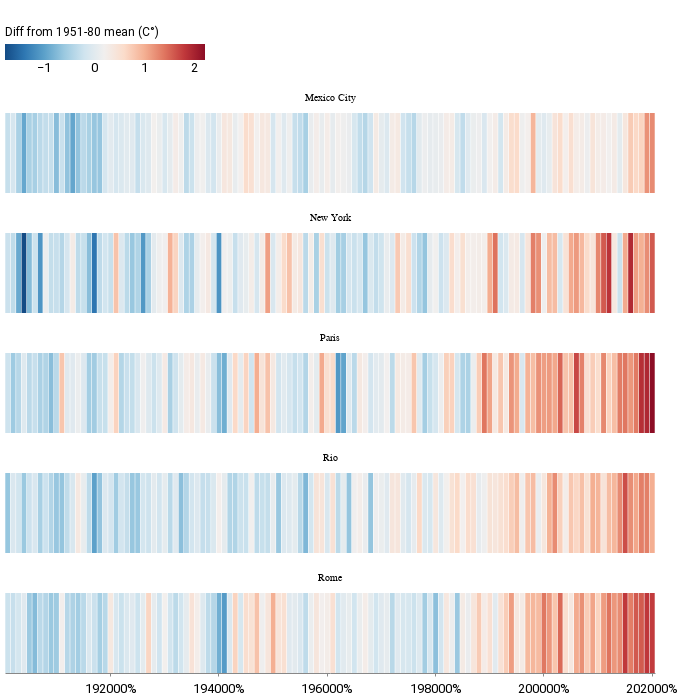

This figure's notebook cell:
### Markdown cell above
#### Plot the stripes since 1850, coloring by the temp anomoly

### Code cell
alt.Chart(
    df_grp[(df_grp["year"] > "1900") & (df_grp["place"] != "Doha")]
).mark_bar().encode(
    x=alt.X(
        "year:O",
        stack="normalize",
        axis=alt.Axis(
            values=[
                "1920",
                "1940",
                "1960",
                "1980",
                "2000",
                "2020",
            ]
        ),
        title="",
    ),
    y=alt.Y(
        "y", axis=alt.Axis(labels=False, ticks=False, grid=False, offset=-100), title=""
    ),
    color=alt.Color(
        "annual",
        scale=alt.Scale(scheme="redblue", reverse=True),
        title="Diff from 1951-80 mean (C°)",
    ),
    tooltip=["place", "annual"],
    facet=alt.Facet("place", columns=1, title=""),
).properties(
    width=650,
    height=80,
    title=" ",
).configure_legend(
    orient="top", titleFontSize=12
).configure_view(
    strokeOpacity=0
).interactive()

### Figure 1 — Vega-Lite specification as saved in the notebook (floating-point values rounded to 4 significant figures; data arrays with more than 128 entries replaced by an {"elided": "..."} marker saying what was removed)
{"config": {"view": {"width": 800, "height": 450, "strokeOpacity": 0}, "background": "#ffffff", "title": {"anchor": "start", "font": "Summit Sans", "fontColor": "palette[\"black\"]", "fontSize": 18, "fontWeight": "normal"}, "arc": {"fill": "#00d4d8"}, "area": {"fill": "#00d4d8"}, "line": {"stroke": "#00d4d8", "strokeWidth": 3}, "path": {"stroke": "#00d4d8"}, "rect": {"fill": "#00d4d8"}, "shape": {"stroke": "#00d4d8"}, "bar": {"fill": "#00d4d8"}, "point": {"stroke": "#00d4d8"}, "symbol": {"fill": "#00d4d8", "size": 30}, "axis": {"titleFont": "Roboto", "titleFontSize": 15, "titleFontWeight": "normal", "labelFont": "Roboto, sans", "labelFontSize": 13, "labelFontWeight": "normal"}, "axisX": {"labelAngle": 0, "labelPadding": 6, "tickSize": 3, "grid": false}, "axisY": {"labelBaseline": "middle", "maxExtent": 45, "minExtent": 45, "titleAlign": "left", "titleAngle": 0, "titleX": -45, "titleY": -11, "domainOpacity": 0, "gridWidth": 0.6, "gridColor": "#dddddd", "offset": 6, "tickSize": 0, "titleColor": "#767676"}, "legend": {"titleFont": "Roboto", "titleFontSize": 12, "titleFontWeight": "normal", "symbolType": "square", "labelFont": "Roboto, sans", "labelFontSize": 13, "orient": "top"}, "range": {"category": ["#005f66", "#e37e2d", "#d64a3b", "#76b0ef", "#c1bc40"], "diverging": ["#e68a4f", "#f4bb6a", "#f9e39c", "#dadfe2", "#a6b7c6", "#849eae"], "heatmap": ["#7ff6f6", "#00eeef", "#00d4d8", "#00abb2", "#00848b", "#fbf2c7", "#00363d"], "ordinal": ["#7ff6f6", "#00eeef", "#00d4d8", "#00abb2", "#00848b", "#fbf2c7", "#00363d"], "ramp": ["#7ff6f6", "#00eeef", "#00d4d8", "#00abb2", "#00848b", "#fbf2c7", "#00363d"]}}, "data": {"name": "data-dd214f700ec39f71779db797c5eb6162"}, "mark": "bar", "encoding": {"color": {"field": "annual", "scale": {"reverse": true, "scheme": "redblue"}, "title": "Diff from 1951-80 mean (C°)", "type": "quantitative"}, "facet": {"columns": 1, "field": "place", "title": "", "type": "nominal"}, "tooltip": [{"field": "place", "type": "nominal"}, {"field": "annual", "type": "quantitative"}], "x": {"axis": {"values": ["1920", "1940", "1960", "1980", "2000", "2020"]}, "field": "year", "stack": "normalize", "title": "", "type": "ordinal"}, "y": {"axis": {"grid": false, "labels": false, "offset": -100, "ticks": false}, "field": "y", "title": "", "type": "quantitative"}}, "height": 80, "selection": {"selector002": {"type": "interval", "bind": "scales", "encodings": ["x", "y"]}}, "title": " ", "width": 650, "$schema": "https://vega.github.io/schema/vega-lite/v4.17.0.json", "datasets": {"data-dd214f700ec39f71779db797c5eb6162": {"elided": "600 records"}}}
